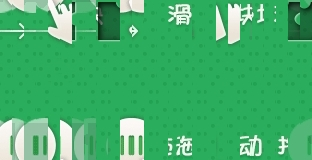
#> input picture 极验/demo_slide-float/bg.jpg, 312 x 160 px
$ python picsestore.py
#> lines starting #> are read from the running program, lines starting #| are printed output that depends on the picture
# -*- coding: utf-8 -*-
# @Time    : 2022/6/2 11:55
# @Author  : xiaobo
# @Site    :
# @File    : picsestore.py
# @Software: PyCharm


import io
from pathlib import Path

from PIL import Image


def parse_bg_captcha(img, im_show=False, save_path=None):
    """
    滑块乱序背景图还原
    :param img: 图片路径str/图片路径Path对象/图片二进制
        eg: 'assets/bg.webp'
            Path('assets/bg.webp')
    :param im_show: 是否显示还原结果, <type 'bool'>; default: False
    :param save_path: 保存路径, <type 'str'>/<type 'Path'>; default: None
    :return: 还原后背景图 RGB图片格式
    """
#> called with img = 'bg.jpg', im_show = True, save_path = 'bg1.jpg'
    if isinstance(img, (str, Path)):
        _img = Image.open(img)
    elif isinstance(img, bytes):
        _img = Image.open(io.BytesIO(img))
    else:
        raise ValueError(f'输入图片类型错误, 必须是<type str>/<type Path>/<type bytes>: {type(img)}')
    # 图片还原顺序, 定值
    _Ge = [39, 38, 48, 49, 41, 40, 46, 47, 35, 34, 50, 51, 33, 32, 28, 29, 27, 26, 36, 37, 31, 30, 44, 45, 43,
           42, 12, 13, 23, 22, 14, 15, 21, 20, 8, 9, 25, 24, 6, 7, 3, 2, 0, 1, 11, 10, 4, 5, 19, 18, 16, 17]
    w_sep, h_sep = 10, 80

    # 还原后的背景图
    new_img = Image.new('RGB', (260, 160))
#> new_img: PIL image 260x160 RGB; every value is 0

    for idx in range(len(_Ge)):
        x = _Ge[idx] % 26 * 12 + 1
        y = h_sep if _Ge[idx] > 25 else 0
        # 从背景图中裁剪出对应位置的小块
        img_cut = _img.crop((x, y, x + w_sep, y + h_sep))
        # 将小块拼接到新图中
        new_x = idx % 26 * 10
        new_y = h_sep if idx > 25 else 0
        new_img.paste(img_cut, (new_x, new_y))
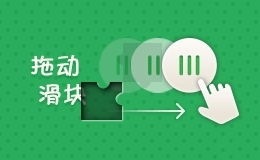
#> new_img: PIL image 260x160 RGB; mean R, G, B 66.7, 176.1, 107.9

    if im_show:
        pass
    if save_path is not None:
        save_path = Path(save_path).resolve().__str__()
        new_img.save(save_path)
    return new_img


if __name__ == '__main__':
    parse_bg_captcha("bg.jpg", im_show=True, save_path='bg1.jpg')
